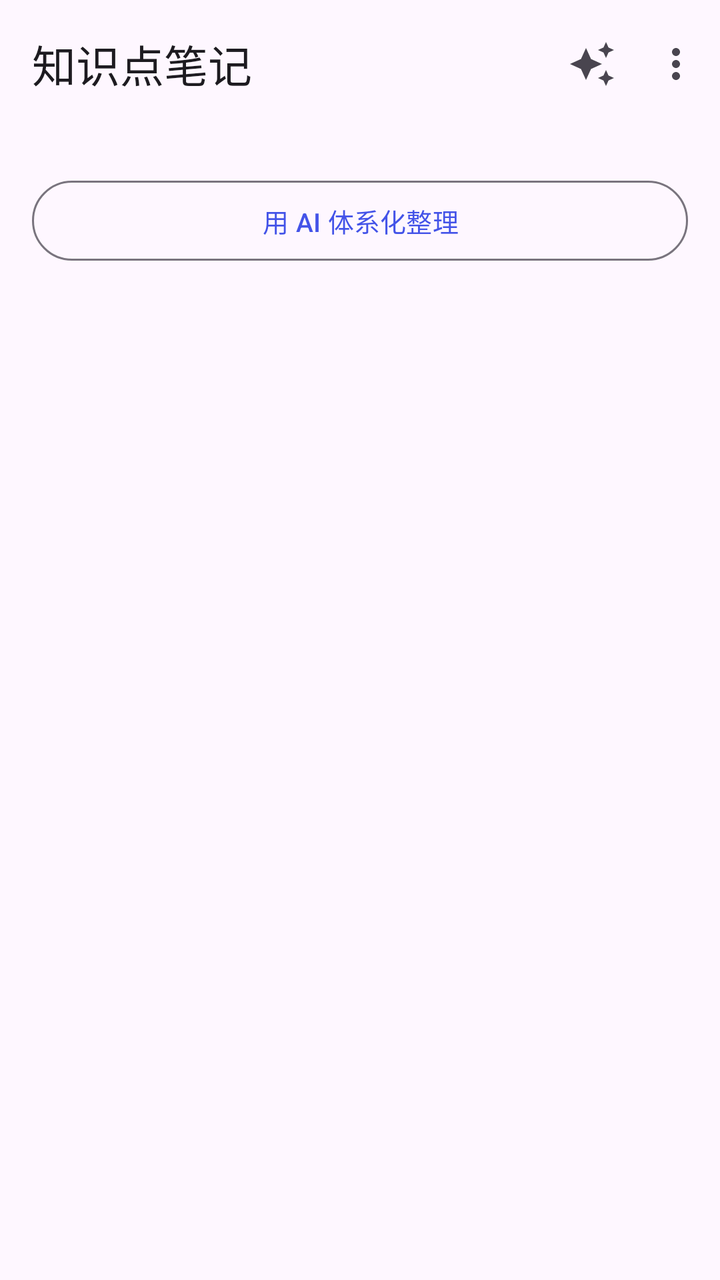
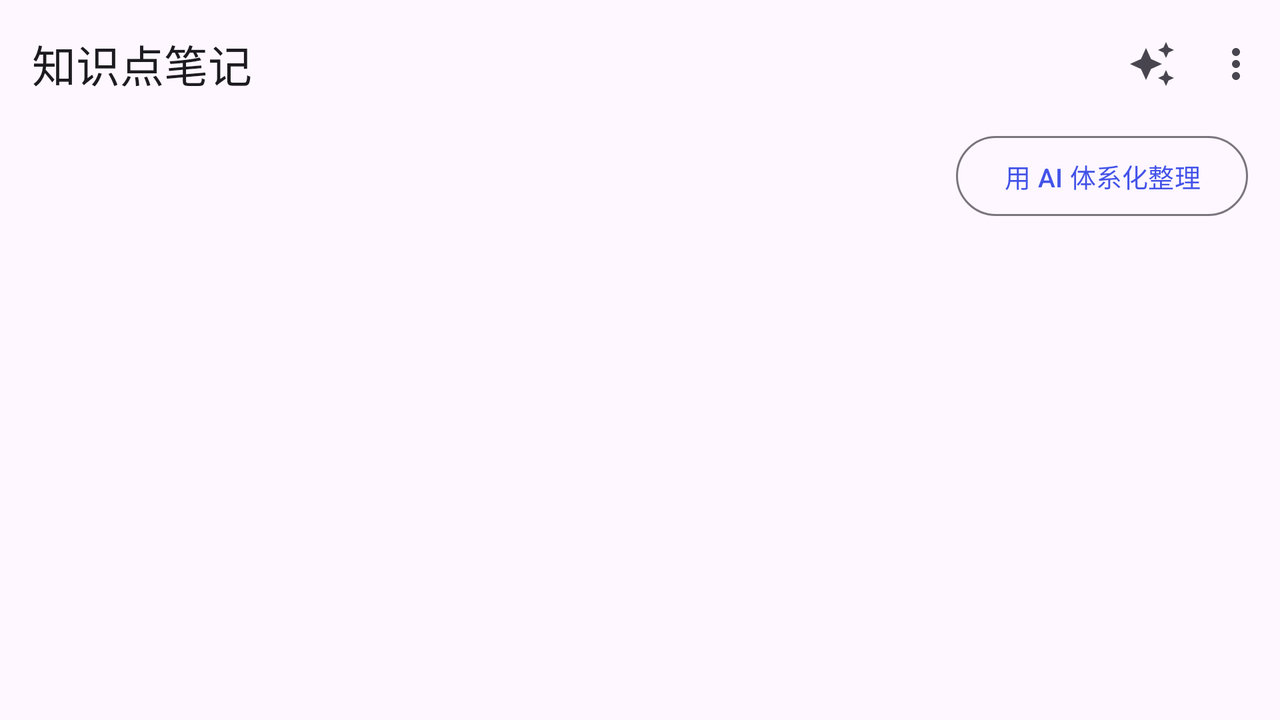

First picture: res/layout/ on a phone held upright. Second picture: the repository's own variant of that layout, on a device whose configuration matches the variant's folder. Source for both follows.
<!-- AndroidManifest.xml: application theme Theme.LectureNotes -->
<!-- res/layout/activity_digest.xml -->
<?xml version="1.0" encoding="utf-8"?>
<LinearLayout xmlns:android="http://schemas.android.com/apk/res/android"
    xmlns:app="http://schemas.android.com/apk/res-auto"
    android:layout_width="match_parent"
    android:layout_height="match_parent"
    android:orientation="vertical">

    <com.google.android.material.appbar.MaterialToolbar
        android:id="@+id/toolbar"
        android:layout_width="match_parent"
        android:layout_height="?attr/actionBarSize"
        app:title="@string/digest_title"
        app:menu="@menu/digest"
        app:navigationIconTint="?attr/colorOnSurface" />

    <TextView
        android:id="@+id/status"
        android:layout_width="match_parent"
        android:layout_height="wrap_content"
        android:alpha="0.7"
        android:paddingHorizontal="16dp"
        android:paddingBottom="6dp"
        android:textSize="12sp" />

    <LinearLayout
        android:id="@+id/staleBar"
        android:layout_width="match_parent"
        android:layout_height="wrap_content"
        android:background="?attr/colorSurfaceVariant"
        android:gravity="center_vertical"
        android:orientation="horizontal"
        android:paddingHorizontal="16dp"
        android:paddingVertical="6dp"
        android:visibility="gone">

        <TextView
            android:id="@+id/staleText"
            android:layout_width="0dp"
            android:layout_height="wrap_content"
            android:layout_weight="1"
            android:text="@string/digest_stale"
            android:textSize="12.5sp" />

        <com.google.android.material.button.MaterialButton
            android:id="@+id/btnStaleUpdate"
            style="?attr/materialButtonOutlinedStyle"
            android:layout_width="wrap_content"
            android:layout_height="wrap_content"
            android:layout_marginStart="8dp"
            android:minWidth="0dp"
            android:text="@string/digest_stale_update"
            android:textSize="12.5sp" />
    </LinearLayout>

    <ProgressBar
        android:id="@+id/progress"
        style="?android:attr/progressBarStyleHorizontal"
        android:layout_width="match_parent"
        android:layout_height="wrap_content"
        android:indeterminate="true"
        android:visibility="gone" />

    <LinearLayout
        android:layout_width="match_parent"
        android:layout_height="wrap_content"
        android:orientation="horizontal"
        android:paddingHorizontal="16dp"
        android:paddingBottom="6dp">

        <com.google.android.material.button.MaterialButton
            android:id="@+id/btnAi"
            style="?attr/materialButtonOutlinedStyle"
            android:layout_width="match_parent"
            android:layout_height="wrap_content"
            android:minWidth="0dp"
            android:text="@string/digest_ai_do"
            android:textSize="13sp" />
    </LinearLayout>

    <FrameLayout
        android:layout_width="match_parent"
        android:layout_height="0dp"
        android:layout_weight="1">

        <ScrollView
            android:id="@+id/scroll"
            android:layout_width="match_parent"
            android:layout_height="match_parent"
            android:clipToPadding="false"
            android:paddingHorizontal="16dp"
            android:scrollbarStyle="outsideOverlay">

            <LinearLayout
                android:id="@+id/column"
                android:layout_width="match_parent"
                android:layout_height="wrap_content"
                android:orientation="vertical">

                <LinearLayout
                    android:id="@+id/contentBox"
                    android:layout_width="match_parent"
                    android:layout_height="wrap_content"
                    android:orientation="vertical"
                    android:paddingTop="4dp"
                    android:paddingBottom="32dp" />

                <TextView
                    android:id="@+id/content"
                    android:layout_width="match_parent"
                    android:layout_height="wrap_content"
                    android:lineSpacingExtra="5dp"
                    android:paddingBottom="24dp"
                    android:textIsSelectable="true"
                    android:textSize="13.5sp"
                    android:visibility="gone" />
            </LinearLayout>
        </ScrollView>

        <TextView
            android:id="@+id/empty"
            android:layout_width="match_parent"
            android:layout_height="match_parent"
            android:gravity="center"
            android:text="@string/digest_empty"
            android:textSize="15sp"
            android:visibility="gone" />
    </FrameLayout>
</LinearLayout>
<!-- resources referenced by this layout -->
<resources>
  <string name="digest_ai_do">用 AI 体系化整理</string>
  <string name="digest_empty">这篇笔记还没有内容可以整理</string>
  <string name="digest_stale">笔记里有新内容（截图 / 转写），整理稿还没跟上</string>
  <string name="digest_stale_update">更新</string>
  <string name="digest_title">知识点笔记</string>
  <style name="Theme.LectureNotes" parent="Theme.Material3.DayNight.NoActionBar">
          <item name="colorPrimary">@color/brand</item>
          <item name="colorOnPrimary">@color/on_brand</item>
          <item name="colorPrimaryContainer">@color/brand</item>
          <item name="colorOnPrimaryContainer">@color/on_brand</item>
          <item name="android:statusBarColor" tools:targetApi="l">?attr/colorSurface</item>
          <item name="android:navigationBarColor" tools:targetApi="l">?attr/colorSurface</item>
      </style>
  <color name="brand">#4353E8</color>
  <color name="on_brand">#FFFFFF</color>
</resources>
<!-- res/layout-land/activity_digest.xml (the repository's variant of the layout above) -->
<!-- drawn on the phone turned sideways -->
<?xml version="1.0" encoding="utf-8"?>
<LinearLayout xmlns:android="http://schemas.android.com/apk/res/android"
    xmlns:app="http://schemas.android.com/apk/res-auto"
    android:layout_width="match_parent"
    android:layout_height="match_parent"
    android:orientation="vertical">

    <com.google.android.material.appbar.MaterialToolbar
        android:id="@+id/toolbar"
        android:layout_width="match_parent"
        android:layout_height="?attr/actionBarSize"
        app:title="@string/digest_title"
        app:menu="@menu/digest"
        app:navigationIconTint="?attr/colorOnSurface" />

    
    <LinearLayout
        android:id="@+id/statusRow"
        android:layout_width="match_parent"
        android:layout_height="wrap_content"
        android:gravity="center_vertical"
        android:orientation="horizontal"
        android:paddingHorizontal="16dp"
        android:paddingBottom="6dp">

        <TextView
            android:id="@+id/status"
            android:layout_width="0dp"
            android:layout_height="wrap_content"
            android:layout_weight="1"
            android:alpha="0.7"
            android:textSize="12sp" />

        <com.google.android.material.button.MaterialButton
            android:id="@+id/btnAi"
            style="?attr/materialButtonOutlinedStyle"
            android:layout_width="wrap_content"
            android:layout_height="wrap_content"
            android:layout_marginStart="12dp"
            android:minWidth="0dp"
            android:text="@string/digest_ai_do"
            android:textSize="13sp" />
    </LinearLayout>

    <LinearLayout
        android:id="@+id/staleBar"
        android:layout_width="match_parent"
        android:layout_height="wrap_content"
        android:background="?attr/colorSurfaceVariant"
        android:gravity="center_vertical"
        android:orientation="horizontal"
        android:paddingHorizontal="16dp"
        android:paddingVertical="6dp"
        android:visibility="gone">

        <TextView
            android:id="@+id/staleText"
            android:layout_width="0dp"
            android:layout_height="wrap_content"
            android:layout_weight="1"
            android:text="@string/digest_stale"
            android:textSize="12.5sp" />

        <com.google.android.material.button.MaterialButton
            android:id="@+id/btnStaleUpdate"
            style="?attr/materialButtonOutlinedStyle"
            android:layout_width="wrap_content"
            android:layout_height="wrap_content"
            android:layout_marginStart="8dp"
            android:minWidth="0dp"
            android:text="@string/digest_stale_update"
            android:textSize="12.5sp" />
    </LinearLayout>

    <ProgressBar
        android:id="@+id/progress"
        style="?android:attr/progressBarStyleHorizontal"
        android:layout_width="match_parent"
        android:layout_height="wrap_content"
        android:indeterminate="true"
        android:visibility="gone" />

    <FrameLayout
        android:layout_width="match_parent"
        android:layout_height="0dp"
        android:layout_weight="1">

        <LinearLayout
            android:layout_width="match_parent"
            android:layout_height="match_parent"
            android:orientation="horizontal">

            
            <LinearLayout
                android:id="@+id/sidePane"
                android:layout_width="wrap_content"
                android:layout_height="match_parent"
                android:orientation="horizontal"
                android:visibility="gone">

                <ScrollView
                    android:id="@+id/tocScroll"
                    android:layout_width="200dp"
                    android:layout_height="match_parent"
                    android:clipToPadding="false"
                    android:paddingHorizontal="12dp"
                    android:scrollbarStyle="outsideOverlay">

                    <LinearLayout
                        android:id="@+id/tocPane"
                        android:layout_width="match_parent"
                        android:layout_height="wrap_content"
                        android:orientation="vertical"
                        android:paddingTop="4dp"
                        android:paddingBottom="24dp" />
                </ScrollView>

                <View
                    android:layout_width="1dp"
                    android:layout_height="match_parent"
                    android:background="?attr/colorSurfaceVariant" />
            </LinearLayout>

            <ScrollView
                android:id="@+id/scroll"
                android:layout_width="0dp"
                android:layout_height="match_parent"
                android:layout_weight="1"
                android:clipToPadding="false"
                android:paddingHorizontal="16dp"
                android:scrollbarStyle="outsideOverlay">

                <LinearLayout
                    android:id="@+id/column"
                    android:layout_width="match_parent"
                    android:layout_height="wrap_content"
                    android:orientation="vertical">

                    <LinearLayout
                        android:id="@+id/contentBox"
                        android:layout_width="match_parent"
                        android:layout_height="wrap_content"
                        android:orientation="vertical"
                        android:paddingTop="4dp"
                        android:paddingBottom="32dp" />

                    <TextView
                        android:id="@+id/content"
                        android:layout_width="match_parent"
                        android:layout_height="wrap_content"
                        android:lineSpacingExtra="5dp"
                        android:paddingBottom="24dp"
                        android:textIsSelectable="true"
                        android:textSize="13.5sp"
                        android:visibility="gone" />
                </LinearLayout>
            </ScrollView>
        </LinearLayout>

        <TextView
            android:id="@+id/empty"
            android:layout_width="match_parent"
            android:layout_height="match_parent"
            android:gravity="center"
            android:text="@string/digest_empty"
            android:textSize="15sp"
            android:visibility="gone" />
    </FrameLayout>
</LinearLayout>
